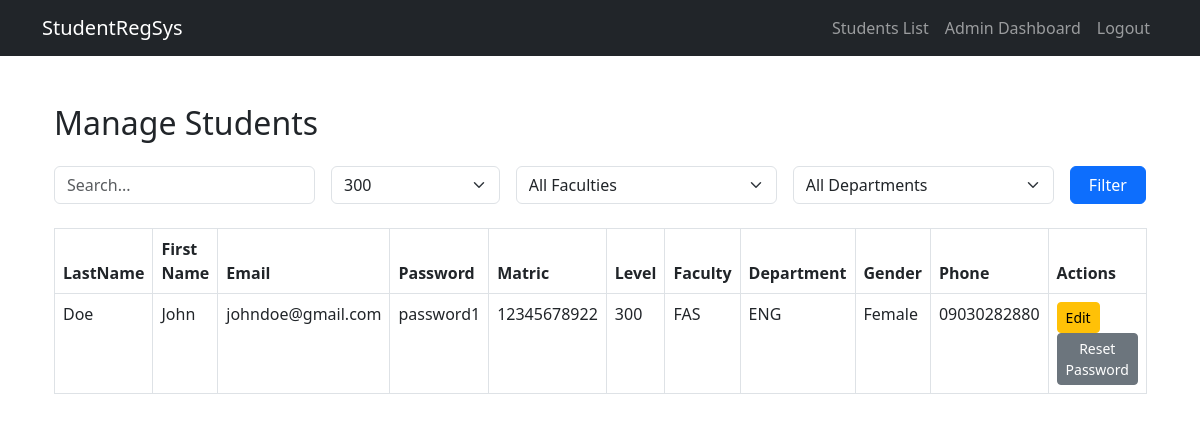
The app's page /admin/students.php?level=300 (signed in) with its own data.
### tables this page shows
CREATE TABLE `students` (
  `id` int(11) NOT NULL,
  `last_name` varchar(100) NOT NULL,
  `first_name` varchar(100) NOT NULL,
  `middle_name` varchar(100) DEFAULT NULL,
  `email` varchar(100) NOT NULL,
  `password` varchar(255) NOT NULL,
  `confirm_password` varchar(100) NOT NULL,
  `level` varchar(20) NOT NULL,
  `faculty` varchar(20) NOT NULL,
  `department` varchar(20) NOT NULL,
  `matric_number` varchar(20) NOT NULL,
  `gender` enum('Male','Female') NOT NULL,
  `phone` varchar(20) DEFAULT NULL,
  `name` varchar(255) DEFAULT NULL,
  `created_at` timestamp NOT NULL DEFAULT current_timestamp()
);

### admin/students.php (the view, shortened to what this page needs)
<?php
require_once '../config/db.php';
$limit = 10;
$page = isset($_GET['page']) ? (int) $_GET['page'] : 1;
$offset = ($page - 1) * $limit;
$search = $_GET['search'] ?? '';
$level = $_GET['level'] ?? '';
$query = "SELECT s.* FROM students s
          WHERE 1";
$params = [];
if ($level) {
    $query .= " AND s.level = ?";
    $params[] = $level;
}
$query .= " ORDER BY s.last_name ASC LIMIT $limit OFFSET $offset";
$stmt = $pdo->prepare($query);
$stmt->execute($params);
$students = $stmt->fetchAll(PDO::FETCH_ASSOC);
include '../includes/header.php';
?>
<div class="container mt-5">
    <h2 class="mb-4">Manage Students</h2>
    <form class="row g-3 mb-4" method="get">
        <div class="col-md-3">
            <input type="text" name="search" class="form-control" placeholder="Search..." value="<?= htmlspecialchars($search) ?>">
        </div>
        <div class="col-md-2">
            <select name="level" class="form-select">
                <option <?= $level == '300' ? 'selected' : '' ?>>300</option>
            </select>
        </div>
        <div class="col-md-3">
            <select name="faculty" class="form-select">
                <option value="">All Faculties</option>
            </select>
        </div>
        <div class="col-md-3">
            <select name="department" class="form-select">
                <option value="">All Departments</option>
            </select>
        </div>
        <div class="col-md-1">
            <button class="btn btn-primary w-100">Filter</button>
        </div>
    </form>
    <table class="table table-bordered table-hover">
        <thead>
            <tr>
                <th>LastName</th>
                <th>First Name</th>
                <th>Email</th>
                <th>Password</th>
                <th>Matric</th>
                <th>Level</th>
                <th>Faculty</th>
                <th>Department</th>
                <th>Gender</th>
                <th>Phone</th>
                <th>Actions</th>
            </tr>
        </thead>
        <tbody>
        <?php if ($students): ?>
            <?php foreach ($students as $s): ?>
                <tr>
                    <td><?= htmlspecialchars($s['last_name']) ?></td>
                      <td><?= htmlspecialchars($s['first_name']) ?></td>
                    <td><?= htmlspecialchars($s['email']) ?></td>
                       <td><?= htmlspecialchars($s['confirm_password']) ?></td>
                    <td><?= htmlspecialchars($s['matric_number']) ?></td>
                    <td><?= htmlspecialchars($s['level']) ?></td>
                    <td><?= htmlspecialchars($s['faculty']) ?></td>
                    <td><?= htmlspecialchars($s['department']) ?></td>
                    <td><?= htmlspecialchars($s['gender']) ?></td>
                    <td><?= htmlspecialchars($s['phone']) ?></td>
                    <td>
                        <a href="edit_student.php?id=<?= $s['id'] ?>" class="btn btn-sm btn-warning">Edit</a>
                        <a href="reset_password.php?id=<?= $s['id'] ?>" class="btn btn-sm btn-secondary">Reset Password</a>
                    </td>
                </tr>
            <?php endforeach; ?>
        <?php else: ?>
            <tr><td colspan="9" class="text-center">No students found.</td></tr>
        <?php endif; ?>
        </tbody>
    </table>
</div>
<?php include '../includes/footer.php'; ?>

### records on screen
students: last_name "Doe", first_name "John", email "johndoe@gmail.com", confirm_password "password1", matric_number "12345678922", level "300", faculty "FAS", department "ENG", gender "Female", phone "09030282880"
